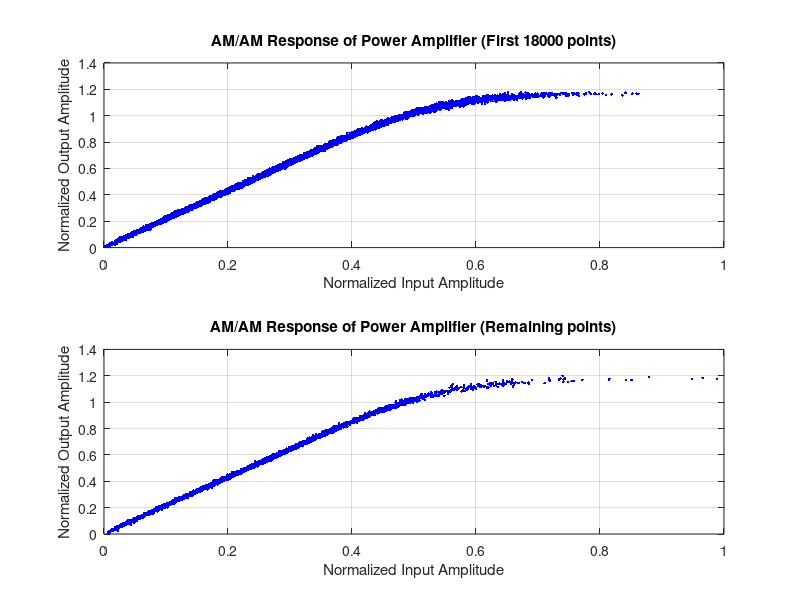

Source code (MATLAB):
% 读取数据文件
load('PA_data_train.mat'); % 修改为你的数据文件名

% 提取输入和输出数据
inputData = paInput;
outputData = paOutput;

% 计算归一化幅度/幅度
normalizedInputAmplitude = abs(inputData);
normalizedOutputAmplitude = abs(outputData);

% 绘制AM/AM图
figure;
subplot(2,1,1); % 创建两个子图中的第一个子图，用于绘制前18000个点
plot(normalizedInputAmplitude(1:18000), normalizedOutputAmplitude(1:18000), 'b.');
xlabel('Normalized Input Amplitude');
ylabel('Normalized Output Amplitude');
title('AM/AM Response of Power Amplifier (First 18000 points)');
grid on;

subplot(2,1,2); % 创建两个子图中的第二个子图，用于绘制剩余的点
plot(normalizedInputAmplitude(18001:end), normalizedOutputAmplitude(18001:end), 'b.');
xlabel('Normalized Input Amplitude');
ylabel('Normalized Output Amplitude');
title('AM/AM Response of Power Amplifier (Remaining points)');
grid on;
